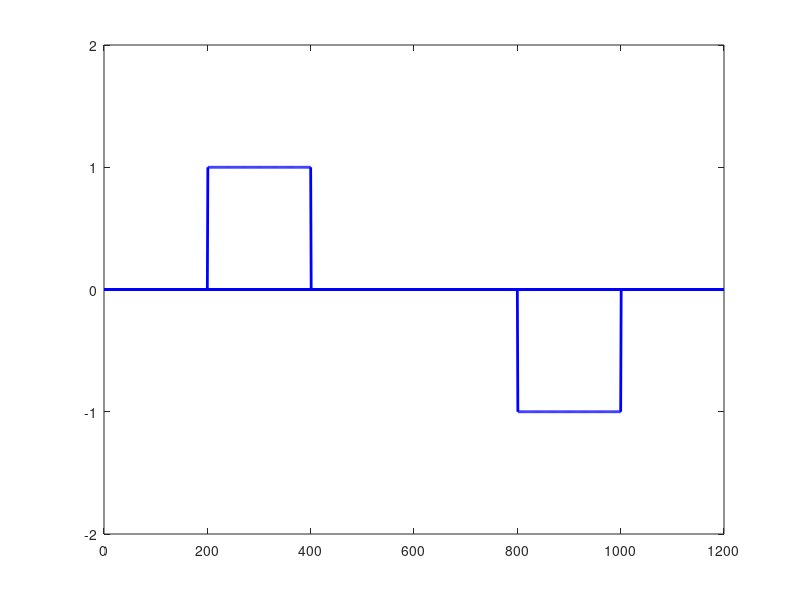

Here is the MATLAB script that generated this plot:
data =[0 1 0 0  1 0];
point=200;
signal =zeros(length(data)*point);
k=1;

prev=-1;
for i=1:length(data)
  if data(i)==0
    for j=1:point
      signal(k)=0;
      k++;
    endfor
  else
    prev*=-1;
    for j=1:point
      signal(k)=prev;
      k++;
    endfor
  endif
endfor

plot(signal,'LineWidth',2,'blue');
ylim([-2,2]);

#decoding
#if the last position of a level is equal to 0 then decode(i)=0
#  else decode(i)=1
decode=zeros(1,length(data));
for i=1:length(data)
  if signal(i*point)==0
    decode(i)=0;
  else
    decode(i)=1;
  endif
endfor
disp(decode);
